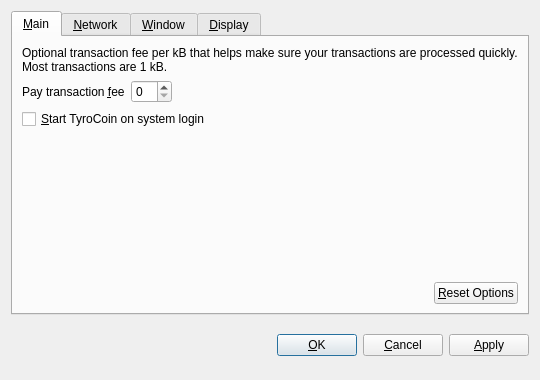
<?xml version="1.0" encoding="UTF-8"?>
<ui version="4.0">
 <class>OptionsDialog</class>
 <widget class="QDialog" name="OptionsDialog">
  <property name="geometry">
   <rect>
    <x>0</x>
    <y>0</y>
    <width>540</width>
    <height>380</height>
   </rect>
  </property>
  <property name="windowTitle">
   <string>Options</string>
  </property>
  <property name="modal">
   <bool>true</bool>
  </property>
  <layout class="QVBoxLayout" name="verticalLayout">
   <item>
    <widget class="QTabWidget" name="tabWidget">
     <property name="tabPosition">
      <enum>QTabWidget::North</enum>
     </property>
     <property name="currentIndex">
      <number>0</number>
     </property>
     <widget class="QWidget" name="tabMain">
      <attribute name="title">
       <string>&amp;Main</string>
      </attribute>
      <layout class="QVBoxLayout" name="verticalLayout_Main">
       <item>
        <widget class="QLabel" name="transactionFeeInfoLabel">
         <property name="text">
          <string>Optional transaction fee per kB that helps make sure your transactions are processed quickly. Most transactions are 1 kB.</string>
         </property>
         <property name="textFormat">
          <enum>Qt::PlainText</enum>
         </property>
         <property name="wordWrap">
          <bool>true</bool>
         </property>
        </widget>
       </item>
       <item>
        <layout class="QHBoxLayout" name="horizontalLayout_1_Main">
         <item>
          <widget class="QLabel" name="transactionFeeLabel">
           <property name="text">
            <string>Pay transaction &amp;fee</string>
           </property>
           <property name="textFormat">
            <enum>Qt::PlainText</enum>
           </property>
           <property name="buddy">
            <cstring>transactionFee</cstring>
           </property>
          </widget>
         </item>
         <item>
          <widget class="BitcoinAmountField" name="transactionFee"/>
         </item>
         <item>
          <spacer name="horizontalSpacer_1_Main">
           <property name="orientation">
            <enum>Qt::Horizontal</enum>
           </property>
           <property name="sizeHint" stdset="0">
            <size>
             <width>40</width>
             <height>20</height>
            </size>
           </property>
          </spacer>
         </item>
        </layout>
       </item>
       <item>
        <widget class="QCheckBox" name="bitcoinAtStartup">
         <property name="toolTip">
          <string>Automatically start TyroCoin after logging in to the system.</string>
         </property>
         <property name="text">
          <string>&amp;Start TyroCoin on system login</string>
         </property>
        </widget>
       </item>
       <item>
        <spacer name="verticalSpacer_Main">
         <property name="orientation">
          <enum>Qt::Vertical</enum>
         </property>
         <property name="sizeHint" stdset="0">
          <size>
           <width>20</width>
           <height>40</height>
          </size>
         </property>
        </spacer>
       </item>
       <item>
        <layout class="QHBoxLayout" name="horizontalLayout_2_Main">
         <item>
          <spacer name="horizontalSpacer_2_Main">
           <property name="orientation">
            <enum>Qt::Horizontal</enum>
           </property>
           <property name="sizeHint" stdset="0">
            <size>
             <width>40</width>
             <height>20</height>
            </size>
           </property>
          </spacer>
         </item>
         <item>
          <widget class="QPushButton" name="resetButton">
           <property name="toolTip">
            <string>Reset all client options to default.</string>
           </property>
           <property name="text">
            <string>&amp;Reset Options</string>
           </property>
           <property name="autoDefault">
            <bool>false</bool>
           </property>
          </widget>
         </item>
        </layout>
       </item>
      </layout>
     </widget>
     <widget class="QWidget" name="tabNetwork">
      <attribute name="title">
       <string>&amp;Network</string>
      </attribute>
      <layout class="QVBoxLayout" name="verticalLayout_Network">
       <item>
        <widget class="QCheckBox" name="mapPortUpnp">
         <property name="toolTip">
          <string>Automatically open the TyroCoin client port on the router. This only works when your router supports UPnP and it is enabled.</string>
         </property>
         <property name="text">
          <string>Map port using &amp;UPnP</string>
         </property>
        </widget>
       </item>
       <item>
        <widget class="QCheckBox" name="connectSocks">
         <property name="toolTip">
          <string>Connect to the TyroCoin network through a SOCKS proxy (e.g. when connecting through Tor).</string>
         </property>
         <property name="text">
          <string>&amp;Connect through SOCKS proxy:</string>
         </property>
        </widget>
       </item>
       <item>
        <layout class="QHBoxLayout" name="horizontalLayout_Network">
         <item>
          <widget class="QLabel" name="proxyIpLabel">
           <property name="text">
            <string>Proxy &amp;IP:</string>
           </property>
           <property name="textFormat">
            <enum>Qt::PlainText</enum>
           </property>
           <property name="buddy">
            <cstring>proxyIp</cstring>
           </property>
          </widget>
         </item>
         <item>
          <widget class="QValidatedLineEdit" name="proxyIp">
           <property name="maximumSize">
            <size>
             <width>140</width>
             <height>16777215</height>
            </size>
           </property>
           <property name="toolTip">
            <string>IP address of the proxy (e.g. 127.0.0.1)</string>
           </property>
          </widget>
         </item>
         <item>
          <widget class="QLabel" name="proxyPortLabel">
           <property name="text">
            <string>&amp;Port:</string>
           </property>
           <property name="textFormat">
            <enum>Qt::PlainText</enum>
           </property>
           <property name="buddy">
            <cstring>proxyPort</cstring>
           </property>
          </widget>
         </item>
         <item>
          <widget class="QLineEdit" name="proxyPort">
           <property name="maximumSize">
            <size>
             <width>55</width>
             <height>16777215</height>
            </size>
           </property>
           <property name="toolTip">
            <string>Port of the proxy (e.g. 9050)</string>
           </property>
          </widget>
         </item>
         <item>
          <widget class="QLabel" name="socksVersionLabel">
           <property name="text">
            <string>SOCKS &amp;Version:</string>
           </property>
           <property name="textFormat">
            <enum>Qt::PlainText</enum>
           </property>
           <property name="buddy">
            <cstring>socksVersion</cstring>
           </property>
          </widget>
         </item>
         <item>
          <widget class="QValueComboBox" name="socksVersion">
           <property name="toolTip">
            <string>SOCKS version of the proxy (e.g. 5)</string>
           </property>
          </widget>
         </item>
         <item>
          <spacer name="horizontalSpacer_Network">
           <property name="orientation">
            <enum>Qt::Horizontal</enum>
           </property>
           <property name="sizeHint" stdset="0">
            <size>
             <width>40</width>
             <height>20</height>
            </size>
           </property>
          </spacer>
         </item>
        </layout>
       </item>
       <item>
        <spacer name="verticalSpacer_Network">
         <property name="orientation">
          <enum>Qt::Vertical</enum>
         </property>
         <property name="sizeHint" stdset="0">
          <size>
           <width>20</width>
           <height>40</height>
          </size>
         </property>
        </spacer>
       </item>
      </layout>
     </widget>
     <widget class="QWidget" name="tabWindow">
      <attribute name="title">
       <string>&amp;Window</string>
      </attribute>
      <layout class="QVBoxLayout" name="verticalLayout_Window">
       <item>
        <widget class="QCheckBox" name="minimizeToTray">
         <property name="toolTip">
          <string>Show only a tray icon after minimizing the window.</string>
         </property>
         <property name="text">
          <string>&amp;Minimize to the tray instead of the taskbar</string>
         </property>
        </widget>
       </item>
       <item>
        <widget class="QCheckBox" name="minimizeOnClose">
         <property name="toolTip">
          <string>Minimize instead of exit the application when the window is closed. When this option is enabled, the application will be closed only after selecting Quit in the menu.</string>
         </property>
         <property name="text">
          <string>M&amp;inimize on close</string>
         </property>
        </widget>
       </item>
       <item>
        <spacer name="verticalSpacer_Window">
         <property name="orientation">
          <enum>Qt::Vertical</enum>
         </property>
         <property name="sizeHint" stdset="0">
          <size>
           <width>20</width>
           <height>40</height>
          </size>
         </property>
        </spacer>
       </item>
      </layout>
     </widget>
     <widget class="QWidget" name="tabDisplay">
      <attribute name="title">
       <string>&amp;Display</string>
      </attribute>
      <layout class="QVBoxLayout" name="verticalLayout_Display">
       <item>
        <layout class="QHBoxLayout" name="horizontalLayout_1_Display">
         <item>
          <widget class="QLabel" name="langLabel">
           <property name="text">
            <string>User Interface &amp;language:</string>
           </property>
           <property name="textFormat">
            <enum>Qt::PlainText</enum>
           </property>
           <property name="buddy">
            <cstring>lang</cstring>
           </property>
          </widget>
         </item>
         <item>
          <widget class="QValueComboBox" name="lang">
           <property name="toolTip">
            <string>The user interface language can be set here. This setting will take effect after restarting TyroCoin.</string>
           </property>
          </widget>
         </item>
        </layout>
       </item>
       <item>
        <layout class="QHBoxLayout" name="horizontalLayout_2_Display">
         <item>
          <widget class="QLabel" name="unitLabel">
           <property name="text">
            <string>&amp;Unit to show amounts in:</string>
           </property>
           <property name="textFormat">
            <enum>Qt::PlainText</enum>
           </property>
           <property name="buddy">
            <cstring>unit</cstring>
           </property>
          </widget>
         </item>
         <item>
          <widget class="QValueComboBox" name="unit">
           <property name="toolTip">
            <string>Choose the default subdivision unit to show in the interface and when sending coins.</string>
           </property>
          </widget>
         </item>
        </layout>
       </item>
       <item>
        <widget class="QCheckBox" name="displayAddresses">
         <property name="toolTip">
          <string>Whether to show TyroCoin addresses in the transaction list or not.</string>
         </property>
         <property name="text">
          <string>&amp;Display addresses in transaction list</string>
         </property>
        </widget>
       </item>
       <item>
        <spacer name="verticalSpacer_Display">
         <property name="orientation">
          <enum>Qt::Vertical</enum>
         </property>
         <property name="sizeHint" stdset="0">
          <size>
           <width>20</width>
           <height>40</height>
          </size>
         </property>
        </spacer>
       </item>
      </layout>
     </widget>
    </widget>
   </item>
   <item>
    <layout class="QHBoxLayout" name="horizontalLayout_Buttons">
     <item>
      <spacer name="horizontalSpacer_1">
       <property name="orientation">
        <enum>Qt::Horizontal</enum>
       </property>
       <property name="sizeHint" stdset="0">
        <size>
         <width>40</width>
         <height>48</height>
        </size>
       </property>
      </spacer>
     </item>
     <item>
      <widget class="QLabel" name="statusLabel">
       <property name="font">
        <font>
         <weight>75</weight>
         <bold>true</bold>
        </font>
       </property>
       <property name="text">
        <string/>
       </property>
       <property name="textFormat">
        <enum>Qt::PlainText</enum>
       </property>
       <property name="wordWrap">
        <bool>true</bool>
       </property>
      </widget>
     </item>
     <item>
      <spacer name="horizontalSpacer_2">
       <property name="orientation">
        <enum>Qt::Horizontal</enum>
       </property>
       <property name="sizeHint" stdset="0">
        <size>
         <width>40</width>
         <height>48</height>
        </size>
       </property>
      </spacer>
     </item>
     <item>
      <widget class="QPushButton" name="okButton">
       <property name="text">
        <string>&amp;OK</string>
       </property>
      </widget>
     </item>
     <item>
      <widget class="QPushButton" name="cancelButton">
       <property name="text">
        <string>&amp;Cancel</string>
       </property>
       <property name="autoDefault">
        <bool>false</bool>
       </property>
      </widget>
     </item>
     <item>
      <widget class="QPushButton" name="applyButton">
       <property name="text">
        <string>&amp;Apply</string>
       </property>
       <property name="autoDefault">
        <bool>false</bool>
       </property>
      </widget>
     </item>
    </layout>
   </item>
  </layout>
 </widget>
 <customwidgets>
  <customwidget>
   <class>BitcoinAmountField</class>
   <extends>QSpinBox</extends>
   <header>bitcoinamountfield.h</header>
  </customwidget>
  <customwidget>
   <class>QValueComboBox</class>
   <extends>QComboBox</extends>
   <header>qvaluecombobox.h</header>
  </customwidget>
  <customwidget>
   <class>QValidatedLineEdit</class>
   <extends>QLineEdit</extends>
   <header>qvalidatedlineedit.h</header>
  </customwidget>
 </customwidgets>
 <resources/>
 <connections/>
</ui>
